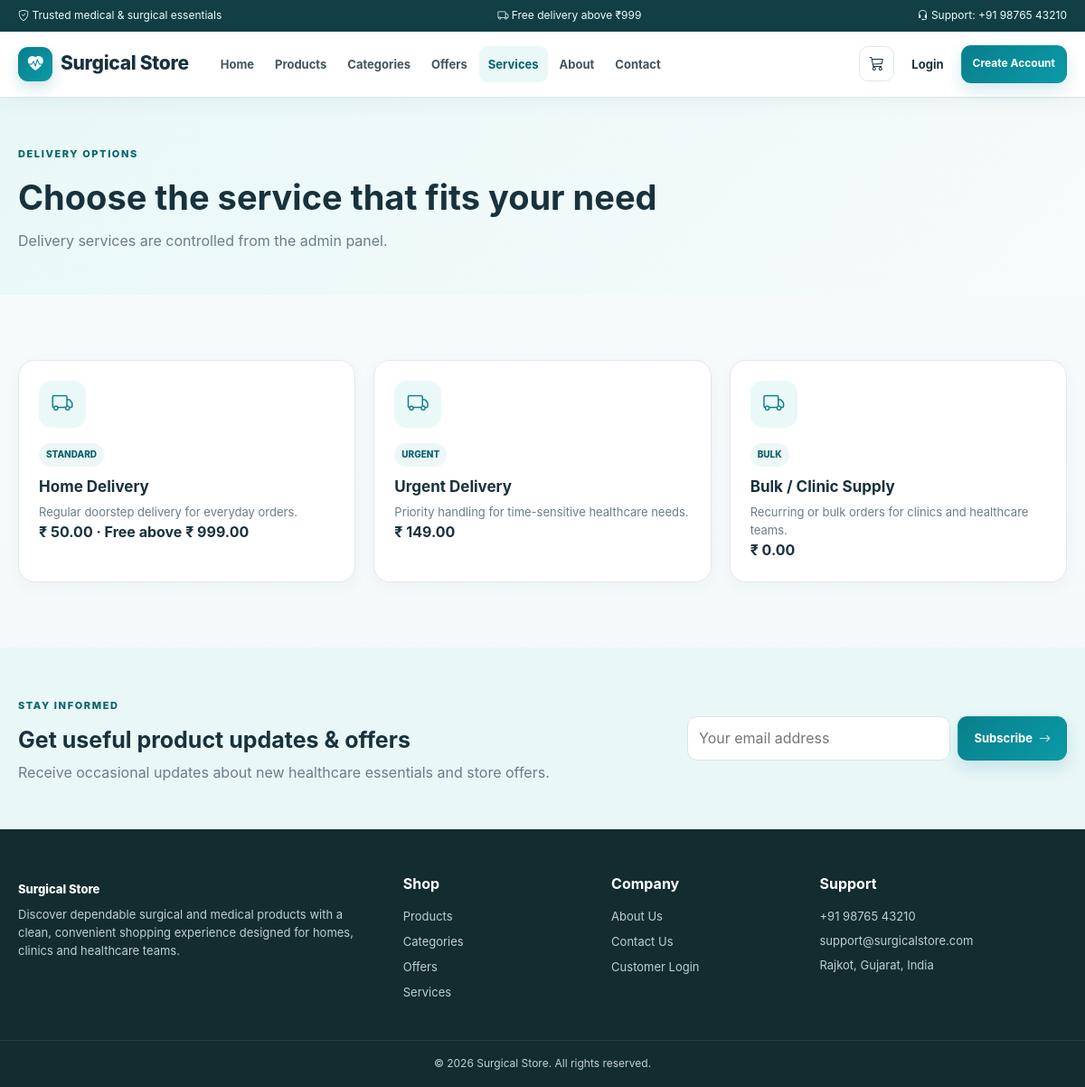
/services.php, run on the app's committed database.
### tables this page shows
CREATE TABLE site_settings (
  setting_id INT AUTO_INCREMENT PRIMARY KEY,
  setting_key VARCHAR(100) NOT NULL UNIQUE,
  setting_value TEXT NOT NULL,
  updated_at TIMESTAMP DEFAULT CURRENT_TIMESTAMP ON UPDATE CURRENT_TIMESTAMP
);

CREATE TABLE delivery_services (
  service_id INT AUTO_INCREMENT PRIMARY KEY,
  service_name VARCHAR(100) NOT NULL,
  service_type VARCHAR(50) DEFAULT '',
  description VARCHAR(255) DEFAULT '',
  fee DECIMAL(10,2) NOT NULL DEFAULT 0,
  free_above DECIMAL(10,2) DEFAULT NULL,
  status ENUM('active','inactive') NOT NULL DEFAULT 'active',
  created_at TIMESTAMP DEFAULT CURRENT_TIMESTAMP
);

### includes/db.php (called while the page is built, shortened)
<?php
require_once __DIR__ . '/../db_config.php';
mysqli_set_charset($con, 'utf8mb4');
function h($v) {
return htmlspecialchars((string)($v ?? ''), ENT_QUOTES, 'UTF-8');
}
function db_all($sql) {
global $con;
$r=mysqli_query($con,$sql);
return $r ? mysqli_fetch_all($r,MYSQLI_ASSOC) : [];
}
function setting($key,$default='') {
global $con;
$key=mysqli_real_escape_string($con,$key);
$r=mysqli_query($con,"SELECT setting_value FROM site_settings WHERE setting_key='$key' LIMIT 1");
$row=$r?mysqli_fetch_assoc($r):null;
return $row ? $row['setting_value'] : $default;
}
?>

### services.php (the view)
<?php
require 'layout.php';
$services=db_all("SELECT * FROM delivery_services WHERE status='active' ORDER BY service_id");
guestStart('Delivery Services','services');
?>
<section class="page-banner">
<div class="container">
<span class="eyebrow">DELIVERY OPTIONS</span>
<h1>Choose the service that fits your need</h1>
<p>Delivery services are controlled from the admin panel.</p>
</div>
</section>
<section class="section">
<div class="container">
<div class="grid-3">
<?php
foreach($services as $s):
?>
<div class="service-card">
<div class="service-icon">
<i class="bi bi-truck">
</i>
</div>
<span class="service-tag">
<?=
h(strtoupper($s['service_type']))
?>
</span>
<h3>
<?=
h($s['service_name'])
?>
</h3>
<p>
<?=
h($s['description'])
?>
</p>
<strong>₹
<?=
number_format($s['fee'],2)
?>
<?php
if(!is_null($s['free_above'])):
?>
 · Free above ₹
<?=
number_format($s['free_above'],2)
?>
<?php
endif;
?>
</strong>
</div>
<?php
endforeach;
?>
</div>
</div>
</section>
<?php
guestEnd();
?>

### layout.php (shortened to what this page needs)
<?php
require_once __DIR__ . '/includes/db.php';
function guestStart($pageTitle='Surgical Store',$activePage='')  {
$store=setting('store_name','Surgical Store');
?>
<!DOCTYPE html>
<html lang="en">
<head>
<link rel="stylesheet" href="/SurgicalStore/css/style.css">
<link rel="stylesheet" href="https://cdn.jsdelivr.net/npm/bootstrap-icons@1.11.3/font/bootstrap-icons.min.css">
</head>
<body>
<div class="announcement">
<div class="container announcement-inner">
<span>
<i class="bi bi-shield-check">
</i>
<?=
h(setting('announcement_one'))
?>
</span>
<span>
<i class="bi bi-truck">
</i>
<?=
h(setting('announcement_two'))
?>
</span>
<span>
<i class="bi bi-headset">
</i>
<?=
h(setting('announcement_three'))
?>
</span>
</div>
</div>
<header class="site-header">
<div class="container nav-wrap">
<a class="logo" href="index.php">
<span class="logo-icon">
<i class="bi bi-heart-pulse-fill">
</i>
</span>
<span>
<?=
h($store)
?>
</span>
</a>
<nav id="mainNav">
<a class="
<?=
$activePage==='home'?'active':''
?>
" href="index.php">Home</a>
<a class="
<?=
$activePage==='products'?'active':''
?>
" href="products.php">Products</a>
<a class="
<?=
$activePage==='categories'?'active':''
?>
" href="categories.php">Categories</a>
<a class="
<?=
$activePage==='offers'?'active':''
?>
" href="offers.php">Offers</a>
<a class="
<?=
$activePage==='services'?'active':''
?>
" href="services.php">Services</a>
<a class="
<?=
$activePage==='about'?'active':''
?>
" href="about.php">About</a>
<a class="
<?=
$activePage==='contact'?'active':''
?>
" href="contact.php">Contact</a>
</nav>
<div class="nav-actions">
<a class="nav-icon" href="User/cart.php">
<i class="bi bi-cart3">
</i>
</a>
<a class="login-link" href="User/login.php">Login</a>
<a class="btn primary small" href="User/register.php">Create Account</a>
</div>
</div>
</header>
<main>
<?php
}
function guestEnd()  {
?>
<section class="newsletter">
<div class="container newsletter-inner">
<div>
<span class="eyebrow">STAY INFORMED</span>
<h2>Get useful product updates & offers</h2>
<p>Receive occasional updates about new healthcare essentials and store offers.</p>
</div>
<form method="post" action="User/newsletter.php" class="newsletter-form" data-validate novalidate>
<input type="email" name="newsletter_email" data-validation="required email" placeholder="Your email address" required>
<button class="btn primary">Subscribe <i class="bi bi-arrow-right">
</i>
</button>
</form>
</div>
</section>
<footer class="footer">
<div class="container footer-grid">
<div>
<a class="footer-brand" href="index.php">
<?=
h(setting('store_name','Surgical Store'))
?>
</a>
<p>
<?=
h(setting('hero_description'))
?>
</p>
</div>
<div>
<h4>Shop</h4>
<a href="products.php">Products</a>
<a href="categories.php">Categories</a>
<a href="offers.php">Offers</a>
<a href="services.php">Services</a>
</div>
<div>
<h4>Company</h4>
<a href="about.php">About Us</a>
<a href="contact.php">Contact Us</a>
<a href="User/login.php">Customer Login</a>
</div>
<div>
<h4>Support</h4>
<p>
<?=
h(setting('phone'))
?>
</p>
<p>
<?=
h(setting('email'))
?>
</p>
<p>
<?=
h(setting('address'))
?>
</p>
</div>
</div>
<div class="copyright">©
<?=
date('Y')
?>
<?=
h(setting('store_name','Surgical Store'))
?>
. All rights reserved.</div>
</footer>
</body>
</html>
<?php
}
?>

### data on the page
site_settings: setting_value "Trusted medical & surgical essentials"
site_settings: setting_value "Free delivery above ₹999"
site_settings: setting_value "Support: +91 98765 43210"
site_settings: setting_value "Surgical Store"
delivery_services: service_type "STANDARD", service_name "Home Delivery", description "Regular doorstep delivery for everyday orders.", fee "50.00", free_above "999.00"
delivery_services: service_type "URGENT", service_name "Urgent Delivery", description "Priority handling for time-sensitive healthcare needs.", fee "149.00"
delivery_services: service_type "BULK", service_name "Bulk / Clinic Supply", description "Recurring or bulk orders for clinics and healthcare teams.", fee "0.00"
site_settings: setting_value "Discover dependable surgical and medical products with a clean, convenient shopping experience designed for homes, clinics and healthcare teams."
site_settings: setting_value "+91 98765 43210"
site_settings: setting_value "support@surgicalstore.com"
site_settings: setting_value "Rajkot, Gujarat, India"
